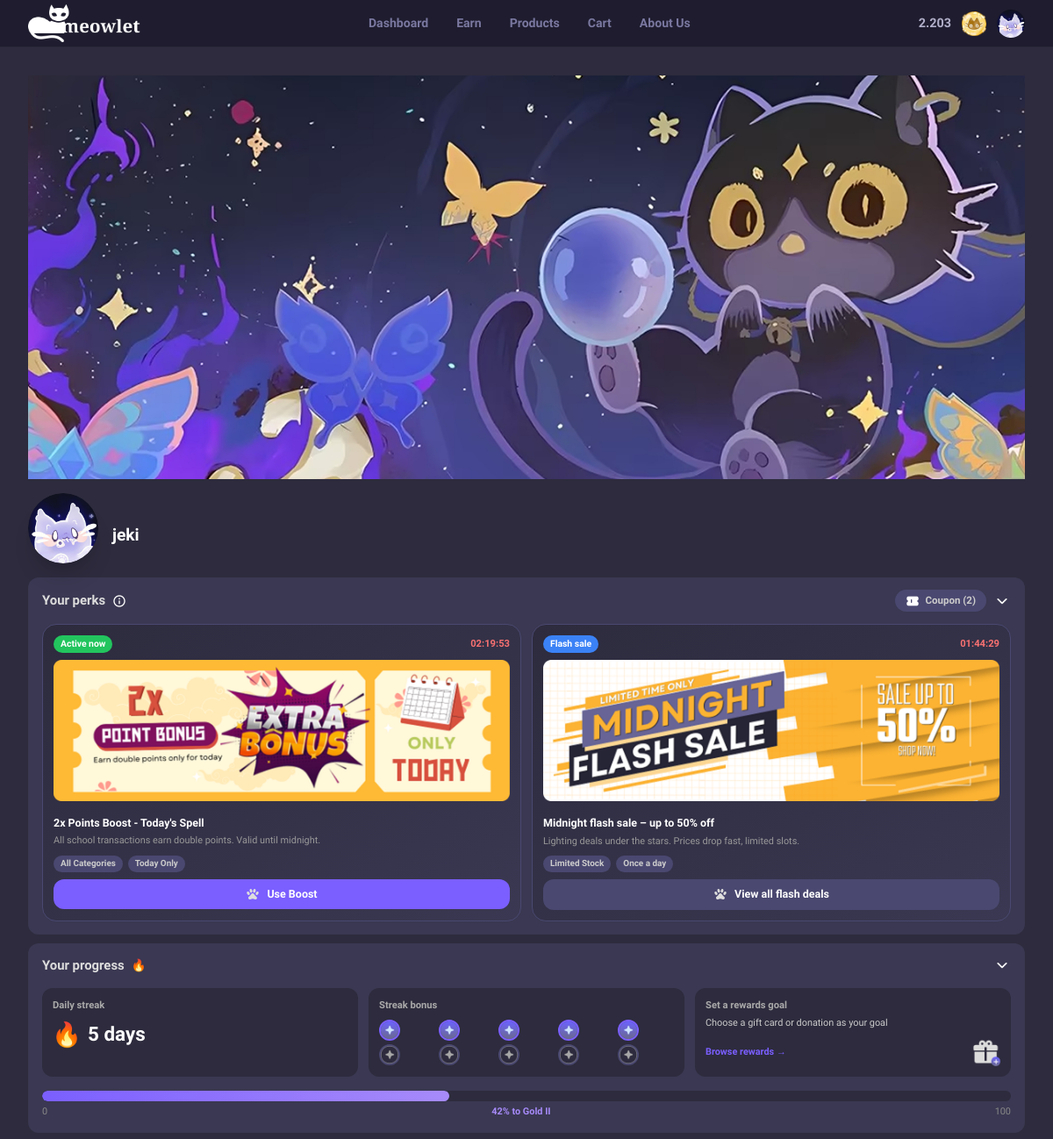
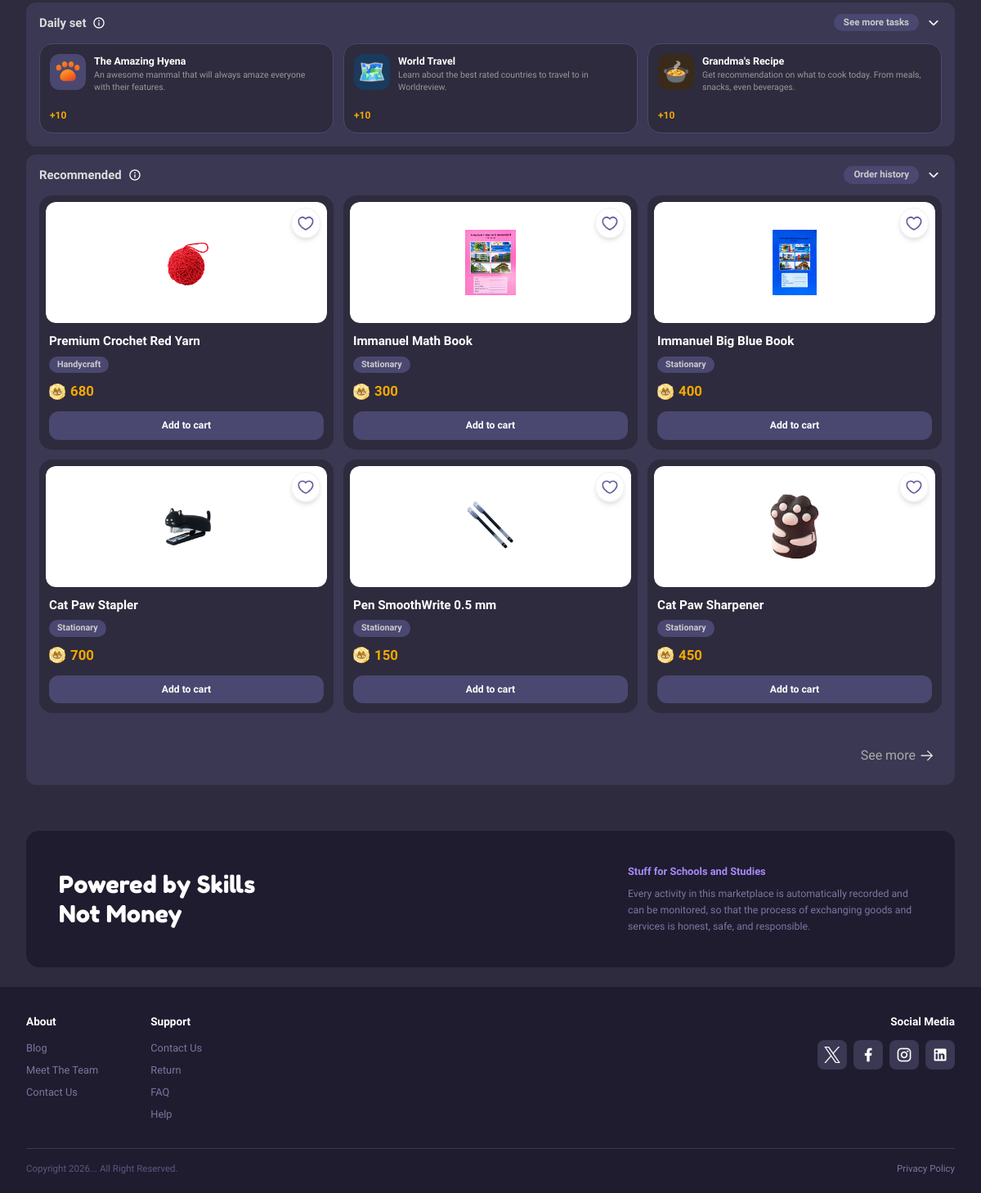
The app's page /main (signed in) with its own data (2 pictures, top to bottom).
### tables this page shows
CREATE TABLE `products` (
  `id` int NOT NULL,
  `name` varchar(255) NOT NULL,
  `short_description` varchar(500) DEFAULT NULL,
  `price` decimal(10,2) NOT NULL,
  `image` varchar(255) DEFAULT NULL,
  `description` text,
  `seller` varchar(255) DEFAULT NULL,
  `categories` varchar(255) DEFAULT NULL,
  `smallimg1` varchar(255) DEFAULT NULL,
  `smallimg2` varchar(255) DEFAULT NULL
);

### app/views/meowlet/main.php (the view, shortened to what the rows shown need)
<?php
$username = $_SESSION['user']['username'] ?? 'Guest';
?>
<div class="relative w-full h-[460px]">
  <img src="/assets/img/banner.png" alt="banner" class="absolute inset-0 w-full h-full object-cover" />
</div>
<div class="flex items-center gap-4 pt-4 pb-4 mt-8">
  <div class="w-[80px] h-[80px] rounded-full flex-shrink-0 -mt-8 shadow-xl overflow-hidden">
    <img src="/assets/img/profile.png" alt="Profile" class="w-full h-full object-cover" />
  </div>
  <p class="text-white font-extrabold text-[1.2rem] -mt-4"><?= htmlspecialchars($username) ?></p>
</div>
<div class="space-y-2.5">
  <div class="bg-panel rounded-xl overflow-hidden">
    <button onclick="toggleAcc('perks')"
      class="w-full flex items-center justify-between px-4 py-3.5 hover:bg-white/5 transition-colors">
      <span class="flex items-center gap-2 font-bold text-[.93rem] text-[#ddd]">
        Your perks <img src="/assets/img/about.png" class="w-4 h-4">
      </span>
      <span class="flex items-center gap-2">
        <span
          class="bg-border text-[#ccc] text-[.72rem] font-bold rounded-full px-3 py-1 inline-flex items-center gap-1.5"><img
            src="/assets/img/coupon.png" class="w-4 h-4"> Coupon (2)</span>
        <img src="/assets/img/up.png" class="w-5 h-5 transition-transform duration-300 rotate-180" id="arrow-perks">
      </span>
    </button>
    <div id="body-perks" class="overflow-hidden transition-[max-height] duration-[380ms] ease-in-out"
      style="max-height:2000px">
      <div class="px-4 pb-4 grid grid-cols-2 gap-3">
        <div class="bg-gradient-to-br from-card to-panel border border-border rounded-2xl p-3">
          <div class="flex items-center justify-between mb-2">
            <span class="bg-green-500 text-white text-[.65rem] font-bold rounded-full px-2 py-0.5">Active now</span>
            <span class="text-red-400 text-[.7rem] font-bold">02:19:53</span>
          </div>
          <div><img src="/assets/img/Perks1.png" class="mb-4"></div>
          <p class="text-white font-bold text-[.78rem] leading-snug mb-1">2x Points Boost - Today's Spell</p>
          <p class="text-[#999] text-[.68rem] mb-2">All school transactions earn double points. Valid until midnight.
          </p>
          <div class="flex gap-1.5 mb-2">
            <span class="bg-border text-[#ccc] text-[.62rem] font-semibold rounded-full px-2 py-0.5">All
              Categories</span>
            <span class="bg-border text-[#ccc] text-[.62rem] font-semibold rounded-full px-2 py-0.5">Today Only</span>
          </div>
          <button
            class="w-full bg-violet text-white text-[.78rem] font-bold rounded-xl py-2 hover:bg-[#6b4fef] transition-colors inline-flex items-center justify-center gap-2">
            <img src="/assets/img/paw.png" class="w-4 h-4"> Use Boost
          </button>
        </div>
        <div class="bg-gradient-to-br from-card to-panel border border-border rounded-2xl p-3">
          <div class="flex items-center justify-between mb-2">
            <span class="bg-blue-500 text-white text-[.65rem] font-bold rounded-full px-2 py-0.5">Flash sale</span>
            <span class="text-red-400 text-[.7rem] font-bold">01:44:29</span>
          </div>
          <div><img src="/assets/img/Perks2.png" class="mb-4"></div>
          <p class="text-white font-bold text-[.78rem] leading-snug mb-1">Midnight flash sale – up to 50% off</p>
          <p class="text-[#999] text-[.68rem] mb-2">Lighting deals under the stars. Prices drop fast, limited slots.</p>
          <div class="flex gap-1.5 mb-2">
            <span class="bg-border text-[#ccc] text-[.62rem] font-semibold rounded-full px-2 py-0.5">Limited
              Stock</span>
            <span class="bg-border text-[#ccc] text-[.62rem] font-semibold rounded-full px-2 py-0.5">Once a day</span>
          </div>
          <button
            class="w-full bg-border text-white text-[.78rem] font-bold rounded-xl py-2 hover:bg-[#5a5890] transition-colors inline-flex items-center justify-center gap-2">
            <img src="/assets/img/paw.png" class="w-4 h-4"> View all flash deals
          </button>
        </div>
      </div>
    </div>
  </div>
  <div class="bg-panel rounded-xl overflow-hidden">
    <button onclick="toggleAcc('prog')"
      class="w-full flex items-center justify-between px-4 py-3.5 hover:bg-white/5 transition-colors">
      <span class="flex items-center gap-2 font-bold text-[.93rem] text-[#ddd]">
        Your progress <img src="/assets/img/fire.png" class="w-4 h-4">
      </span>
      <img src="/assets/img/up.png" class="w-5 h-5 transition-transform duration-300 rotate-180" id="arrow-prog">
    </button>
    <div id="body-prog" class="overflow-hidden transition-[max-height] duration-[380ms] ease-in-out"
      style="max-height:2000px">
      <div class="px-4 pb-2 grid grid-cols-3 gap-3">
        <div class="bg-card rounded-xl p-3">
          <p class="text-[#aaa] text-[.7rem] font-semibold mb-2">Daily streak</p>
          <div class="flex items-center gap-2">
            <img src="/assets/img/fire.png" class="w-8 h-8">
            <span class="text-white font-extrabold text-[1.4rem]">5 days</span>
          </div>
        </div>
        <div class="bg-card rounded-xl p-3">
          <p class="text-[#aaa] text-[.7rem] font-semibold mb-2">Streak bonus</p>
          <div class="grid grid-cols-5 gap-1 mb-1">
            <?php for ($i = 0; $i < 5; $i++): ?>
              <div class="w-6 h-6 rounded-full bg-border border-2 border-violet flex items-center justify-center"><img
                  src="/assets/img/Streak on.png"></div>
            <?php endfor; ?>
          </div>
          <div class="grid grid-cols-5 gap-1">
            <?php for ($i = 0; $i < 5; $i++): ?>
              <div class="w-6 h-6 rounded-full bg-card border-2 border-border flex items-center justify-center"><img
                  src="/assets/img/Streak off.png"></div>
            <?php endfor; ?>
          </div>
        </div>
        <div class="bg-card rounded-xl p-3">
          <p class="text-[#aaa] text-[.7rem] font-semibold mb-1">Set a rewards goal</p>
          <p class="text-[#ccc] text-[.68rem] mb-2">Choose a gift card or donation as your goal</p>
          <div class="flex items-center justify-between">
            <span class="text-violet text-[.68rem] font-bold cursor-pointer hover:underline">Browse rewards →</span>
            <img src="/assets/img/gift.png" class="w-8 h-8">
          </div>
        </div>
      </div>
      <div class="px-4 pb-4 pt-2">
        <div class="bg-card rounded-full h-3 overflow-hidden">
          <div id="prog-bar"
            class="h-full rounded-full [background:linear-gradient(90deg,#7b5fff,#a78bfa)] transition-[width] duration-1000 delay-500"
            style="width:0"></div>
        </div>
        <div class="flex justify-between mt-1">
          <span class="text-[#888] text-[.68rem]">0</span>
          <span class="text-[#a78bfa] text-[.68rem] font-bold">42% to Gold II</span>
          <span class="text-[#888] text-[.68rem]">100</span>
        </div>
      </div>
    </div>
  </div>
  <div class="bg-panel rounded-xl overflow-hidden">
    <button onclick="toggleAcc('daily')"
      class="w-full flex items-center justify-between px-4 py-3.5 hover:bg-white/5 transition-colors">
      <span class="flex items-center gap-2 font-bold text-[.93rem] text-[#ddd]">
        Daily set <img src="/assets/img/about.png" class="w-4 h-4">
      </span>
      <span class="flex items-center gap-2">
        <span class="bg-border text-[#ccc] text-[.72rem] font-bold rounded-full px-3 py-0.5">See more tasks</span>
        <img src="/assets/img/up.png" class="w-5 h-5 transition-transform duration-300 rotate-180" id="arrow-daily">
      </span>
    </button>
    <div id="body-daily" class="overflow-hidden transition-[max-height] duration-[380ms] ease-in-out"
      style="max-height:2000px">
      <div class="px-4 pb-4 grid grid-cols-3 gap-3">
        <div onclick="toggleTask(this)"
          class="bg-card border border-border rounded-2xl p-3 flex flex-col justify-between min-h-[110px] cursor-pointer hover:border-violet transition-colors duration-200">
          <div class="flex items-start gap-2.5">
            <div class="w-11 h-11 rounded-xl bg-border flex items-center justify-center shrink-0"><img
                src="/assets/img/The amazing hyena.png" class="w-8 h-8"></div>
            <div class="flex-1 min-w-0">
              <p class="text-white font-bold text-[.78rem] leading-snug mb-0.5">The Amazing Hyena</p>
              <p class="text-[#999] text-[.66rem] leading-snug line-clamp-3">An awesome mammal that will always amaze
                everyone with their features.</p>
            </div>
          </div>
          <div class="flex items-center justify-between mt-2.5">
            <span class="text-gold font-bold text-[.75rem]">+10</span>
          </div>
        </div>
        <div onclick="toggleTask(this)"
          class="bg-card border border-border rounded-2xl p-3 flex flex-col justify-between min-h-[110px] cursor-pointer hover:border-violet transition-colors duration-200">
          <div class="flex items-start gap-2.5">
            <div class="w-11 h-11 rounded-xl bg-[#1a3a5e] flex items-center justify-center shrink-0"><img
                src="/assets/img/World travel.png" class="w-8 h-8"></div>
            <div class="flex-1 min-w-0">
              <p class="text-white font-bold text-[.78rem] leading-snug mb-0.5">World Travel</p>
              <p class="text-[#999] text-[.66rem] leading-snug line-clamp-3">Learn about the best rated countries to
                travel to in Worldreview.</p>
            </div>
          </div>
          <div class="flex items-center justify-between mt-2.5">
            <span class="text-gold font-bold text-[.75rem]">+10</span>
          </div>
        </div>
        <div onclick="toggleTask(this)"
          class="bg-card border border-border rounded-2xl p-3 flex flex-col justify-between min-h-[110px] cursor-pointer hover:border-violet transition-colors duration-200">
          <div class="flex items-start gap-2.5">
            <div class="w-11 h-11 rounded-xl bg-[#3a2a1a] flex items-center justify-center shrink-0"><img
                src="/assets/img/Grandmas Recipe.png" class="w-8 h-8"></div>
            <div class="flex-1 min-w-0">
              <p class="text-white font-bold text-[.78rem] leading-snug mb-0.5">Grandma's Recipe</p>
              <p class="text-[#999] text-[.66rem] leading-snug line-clamp-3">Get recommendation on what to cook today.
                From meals, snacks, even beverages.</p>
            </div>
          </div>
          <div class="flex items-center justify-between mt-2.5">
            <span class="text-gold font-bold text-[.75rem]">+10</span>
          </div>
        </div>
      </div>
    </div>
  </div>
  <div class="bg-[#3a3852] rounded-xl overflow-hidden">
    <button onclick="toggleAcc('rec')"
      class="w-full flex items-center justify-between px-4 py-3.5 hover:bg-white/5 transition-colors">
      <span class="flex items-center gap-2 font-bold text-[.93rem] text-[#ddd]">
        Recommended
        <img src="/assets/img/about.png" alt="about" class="w-4 h-4">
      </span>
      <span class="flex items-center gap-2">
        <span class="bg-[#4a4870] text-[#ccc] text-[.72rem] font-bold rounded-full px-3 py-0.5">Order history</span>
        <img src="/assets/img/up.png" id="arrow-rec" class="w-5 h-5 transition-transform duration-300 rotate-180">
      </span>
    </button>
    <div id="body-rec" class="overflow-hidden transition-[max-height] duration-[380ms] ease-in-out"
      style="max-height:2000px">
      <?php if (!empty($products)): ?>
        <div class="px-4 pb-4 grid grid-cols-3 gap-3">
          <?php
          $displayed = array_slice($products, 0, 6);
          $floatClasses = ['anim-float', 'float2', 'float3', 'float4', 'float5', 'float6'];
          foreach ($displayed as $i => $p):
            $fc = $floatClasses[$i % count($floatClasses)];
            ?>
            <div class="bg-[#2d2b3d] rounded-2xl overflow-hidden">
              <div class="relative rounded-xl m-2 h-[148px] overflow-hidden">
                <div class="w-full h-full bg-white rounded-xl flex flex-col items-center justify-center gap-1">
                  <img src="/assets/img/<?= htmlspecialchars($p['image']) ?>" class="w-20 h-20 object-contain <?= $fc ?>"
                    alt="<?= htmlspecialchars($p['name']) ?>" />
                </div>
                <button onclick="toggleHeart(this)"
                  class="absolute top-2 right-2 w-9 h-9 rounded-full bg-white shadow-md flex items-center justify-center hover:scale-110 transition-transform z-10">
                  <img src="/assets/img/unfilled-heart.png" data-state="empty">
                </button>
              </div>
              <div class="px-3 pb-3 pt-1">
                <p class="text-white font-extrabold text-[.95rem] leading-snug mb-2">
                  <?= htmlspecialchars($p['name']) ?>
                </p>
                <div class="flex flex-wrap gap-1.5 mb-2.5">
                  <?php
                  $cats = array_map('trim', explode(',', $p['categories'] ?? ''));
                  foreach ($cats as $cat):
                    if ($cat): ?>
                      <span class="bg-[#4a4870] text-[#ccc] text-[.67rem] font-semibold rounded-full px-2.5 py-0.5">
                        <?= htmlspecialchars($cat) ?>
                      </span>
                    <?php endif; endforeach; ?>
                </div>
                <div class="flex items-center gap-1.5 mb-3">
                  <img src="/assets/img/point.png" class="w-5 h-5">
                  <span class="text-[#f5a800] font-extrabold text-[1.05rem]">
                    <?= number_format($p['price'], 0, ',', '.') ?>
                  </span>
                </div>
                <div class="flex gap-2">
                  <a href="/main/detail/<?= $p['id'] ?>" class="flex-1">
                    <button
                      class="w-full bg-[#4a4870] text-white font-bold text-[.76rem] rounded-xl py-2 hover:bg-[#5a5890] transition-colors">
                      Add to cart
                    </button>
                  </a>
                </div>
              </div>
            </div>
          <?php endforeach; ?>
        </div>
      <?php else: ?>
        <div class="px-4 pb-8 flex flex-col items-center justify-center py-10 text-center">
          <p class="text-[#7a78a0] font-semibold">No products available yet</p>
        </div>
      <?php endif; ?>
      <div class="flex justify-end p-6">
        <a href="/main/products">
          <button class="flex items-center gap-1 text-[#aaa] hover:text-white transition-colors">
            See more
            <img src="/assets/img/right.png" class="w-5 h-5">
          </button>
        </a>
      </div>
    </div>
  </div>
</div>

### app/core/Router.php (shortened to what the rows shown need)
<?php
class Router
{
    private array $routes = [];
    public function add(string $method, string $uri, string $controller, string $function): void
    {
        $this->routes[] = [
            'method' => $method,
            'uri' => $uri,
            'controller' => $controller,
            'function' => $function,
        ];
    }
    public function run()
    {
        $method = $_SERVER['REQUEST_METHOD'];
        $uri = parse_url($_SERVER['REQUEST_URI'], PHP_URL_PATH);
        foreach ($this->routes as $route) {
            $pattern = str_replace(
                '{id}',
                '([0-9]+)',
                $route['uri']
            );
            $pattern = '#^' . $pattern . '$#';
            if (preg_match($pattern, $uri, $matches) && $method === $route['method']) {
                array_shift($matches);
                $controller = new $controllerClass();
                call_user_func_array([$controller, $route['function']], $matches);
                return;
            }
        }
    }
}

### records on screen
products: image (picture), name "Premium Crochet Red Yarn", categories "Handycraft", price "680"
products: image (picture), name "Immanuel Math Book", categories "Stationary", price "300"
products: image (picture), name "Immanuel Big Blue Book", categories "Stationary", price "400"
products: image (picture), name "Cat Paw Stapler", categories "Stationary", price "700"
products: image (picture), name "Pen SmoothWrite 0.5 mm", categories "Stationary", price "150"
products: image (picture), name "Cat Paw Sharpener", categories "Stationary", price "450"
